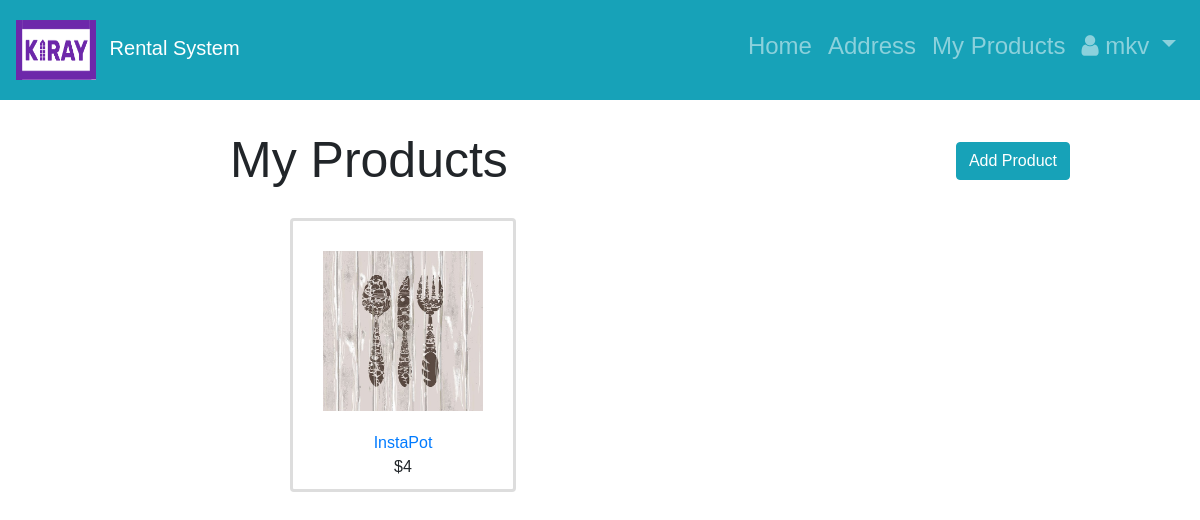
Before: /myproducts/ (signed in) with the older database file.
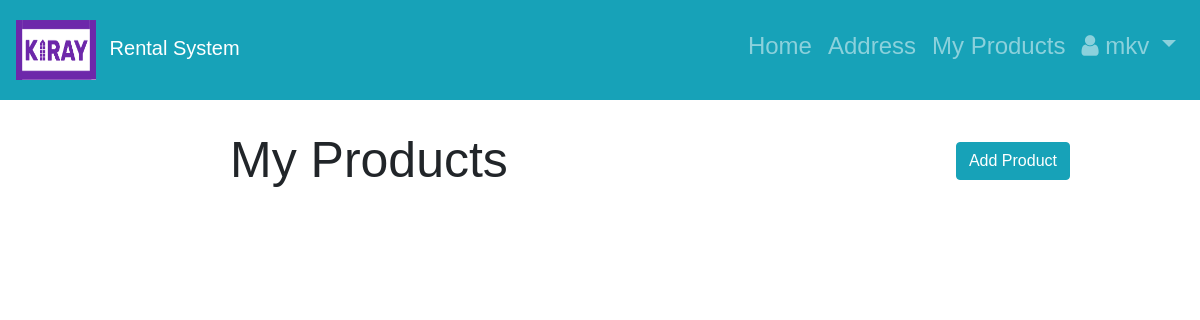
After: the same page with the newer database file.
### RentalApp/models.py (models this page shows, shortened)
class Customer(AbstractUser):
    phone_number = models.CharField(max_length=30, blank=True)

class Item(models.Model):
    itemId = models.AutoField(auto_created=True, primary_key=True)
    itemName = models.CharField(
        "Name",
        max_length=1024,
    )
    category = models.ForeignKey(Category,
                                  on_delete=models.CASCADE,
                                  related_name='category'
                                  )
    itemImage = models.ImageField(upload_to='images',null=True,blank=True)
    itemOwner = models.ForeignKey(Customer,
                                  on_delete=models.CASCADE,
                                  related_name='my_items'
                                  )
    itemAvaialable = models.BooleanField()
    costPerItem = models.IntegerField()
    itemDescription = models.TextField(null=True,blank=True)
    itemAddedDate = models.DateField(auto_now_add=True)

### RentalApp/views.py (the view)
# urls.py: path('myproducts/',views.myProducts, name='my_products'),
@login_required(login_url = '/users/login/')
def myProducts(request):
    address = None
    try:
        addresses = Address.objects.filter(customer=request.user)
        for add in addresses:
            address = get_object_or_404(Address, addressId=add.addressId)
    except Address.DoesNotExist:
        address = None
    if not request.user.is_anonymous:
        items = Item.objects.filter(itemOwner=request.user)
    else:
        items = None
    return render(request,
                  'myProducts.html',
                  {'items': items,
                   'address': address})

### templates/myProducts.html
{% extends "base.html" %}
{% load static %}
{% block content %}
<h1>My Products</h1>
 <div class="pull-right">
         <p style="padding-right: 100px"><a href="{% url 'RentalApp:add_product' %}" role="button" class="btn btn-info" id="addBtn">Add Product</a></p>
 </div>
<div id="home-row" class="row">
    {%if items is Null%}
        <h2>No Products</h2>
    {%else%}
    {% for item in items %}
  <div id="home-column" class="column">
    <div class="content1">
        <a href="{% url 'RentalApp:product_details' item.pk %}">
          <a href="{% url 'RentalApp:product_details' item.pk %}">
              <img class="img1" src="{% if item.itemImage %}{{ item.itemImage.url }}{% else %}{% static 'images/no_image.png' %}{% endif %}">
          </a>
        </a>
        <div class="info">
          <a href="{% url 'RentalApp:product_details' item.pk%}" class="title">
            {{ item.itemName }}
          </a>
            <br>
            ${{ item.costPerItem }}
        </div>
      </div>
    </div>
     {% endfor %}
    {%endif%}
  </div>
{% endblock %}

### templates/base.html (shortened to what this page needs)
<!doctype html>
<html lang="en">
  <head>
       {% load static %}
      <link href="http://maxcdn.bootstrapcdn.com/font-awesome/4.1.0/css/font-awesome.min.css" rel="stylesheet">
    <link rel="stylesheet" href="https://stackpath.bootstrapcdn.com/bootstrap/4.1.3/css/bootstrap.min.css">
    <link href="../static/css/base.css" rel="stylesheet">
    <link rel="stylesheet" type="text/css" href="{% static 'css/base.css' %}">
  </head>
  <body>
    <nav class="navbar navbar-expand-md navbar-dark bg-info md-4">
        <a href="{% url 'RentalApp:item_list' %}" class="navbar-brand">
            <img src="{% static 'images/logo.png' %}" height="60" width="80" alt="Rental System" class="d-inline-block align-middle mr-2">
            Rental System
        </a>
           <div class="collapse navbar-collapse" id="navbarNav">
              {% if user.is_authenticated %}
            <ul class="nav navbar-nav ml-auto w-100 justify-content-end">
              <li class="nav-item active" style="text-align: right">
                <h4><a class="nav-link" href="{% url 'RentalApp:item_list' %}">Home  <span class="sr-only">(current)</span></a></h4>
              </li>
              <li class="nav-item" style="text-align: right">
                <h4><a class="nav-link" href="{% if request.session.addressId is None%} {%url 'RentalApp:add_address'%} {%else%} {%url 'RentalApp:address' request.session.addressId%} {%endif%}"> Address  </a></h4>
              </li>
              <li class="nav-item active" style="text-align: right">
                <h4><a class="nav-link" href="{% url 'RentalApp:my_products' %}">My Products <span class="sr-only">(current)</span></a></h4>
              </li>
              <li class="nav-item active" style="text-align: right">
                  <h4><a class="nav-link dropdown-toggle" href="#" id="userMenu"\
                  data-toggle="dropdown" aria-haspopup="true" aria-expanded\
                                 ="false"><i class="fa fa-user icon"></i>
                    {{ user.username }}
                  </a>
                  </li>
              </ul>
            </div>
        {% endif %}
    </nav>
    <div class="content">
      {% block content %}
      {% endblock content %}
    </div>
  </body>
</html>

### static/css/base.css (style rules this page uses)
* { box-sizing: border-box; }
body { padding: 20px; font-family: Arial; }
h1 { font-size: 50px; word-break: break-all; }
#home-row { margin: 8px -16px; }
#home-row, #home-row > .column { padding: 10px 30px; }
#home-row:after { content1: ""; display: table; clear: both; }
.navbar { height: 100px; }
div.content { margin-left: 200px; padding: 30px 30px; }
body { margin: 0; padding: 0; height: 100vh; }
#addBtn { margin-top: -100px; }

Changed rows visible on the page:
removed Item: itemImage (picture), itemName "InstaPot", costPerItem "4"
